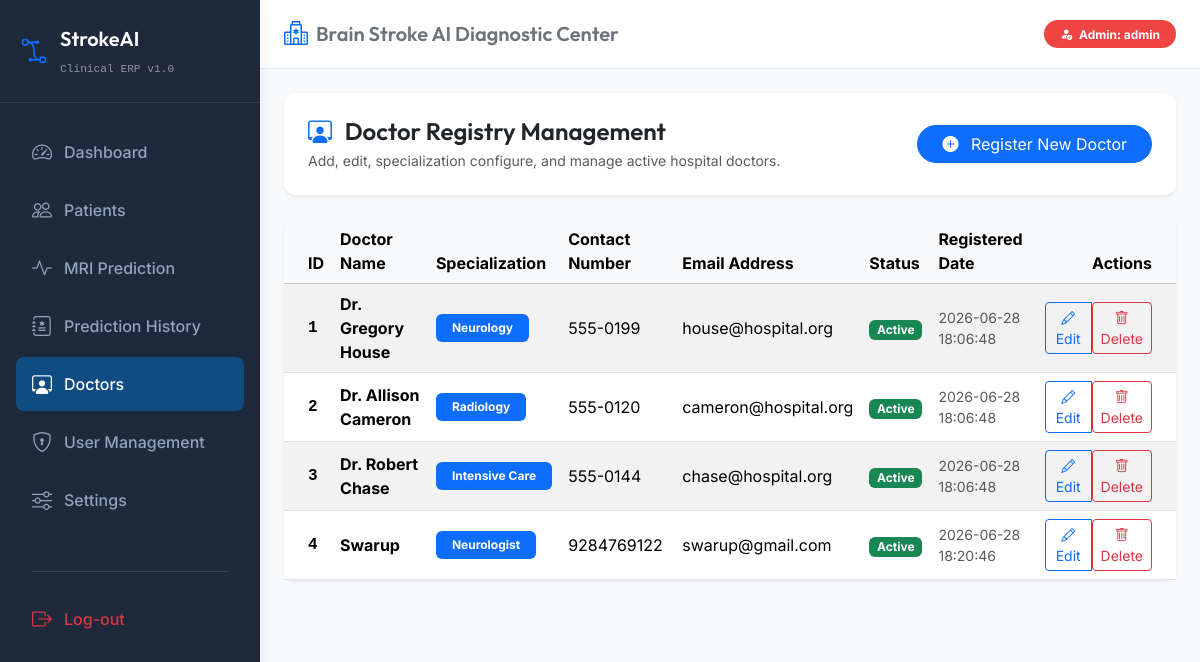
/doctors (signed in), run on the app's committed database.
### tables this page shows
CREATE TABLE doctors (
            id INTEGER PRIMARY KEY AUTOINCREMENT,
            name TEXT NOT NULL,
            specialization TEXT NOT NULL,
            contact TEXT,
            email TEXT,
            status TEXT NOT NULL DEFAULT 'Active',
            created_at TEXT NOT NULL
        );

### mainapp.py (the view)
@app.route("/doctors")
@admin_required
def doctors_panel():
    docs = get_doctors()
    return render_template('doctors.html', doctors=docs, active_page='doctors')

### database/db_manager.py (called while the page is built)
def get_db_connection():
    conn = sqlite3.connect(DB_PATH)
    conn.row_factory = sqlite3.Row
    return conn

def get_doctors():
    conn = get_db_connection()
    docs = conn.execute("SELECT * FROM doctors").fetchall()
    conn.close()
    return docs

### mainapp.py (called while the page is built)
def admin_required(f):
    from functools import wraps
    @wraps(f)
    def decorated_function(*args, **kwargs):
        if 'username' not in session or session.get('role') != 'Admin':
            flash('Error: Access denied. Administrator privilege required.', 'danger')
            return redirect(url_for('dashboard'))
        return f(*args, **kwargs)
    return decorated_function

### templates/doctors.html (shortened to what this page needs)
{% extends "base.html" %}
{% block content %}
<div class="card p-4 shadow-sm border-0 mb-4">
    <div class="d-flex flex-column flex-md-row justify-content-between align-items-md-center gap-3">
        <div>
            <h4 class="mb-1"><i class="bi bi-person-workspace text-primary me-2"></i> Doctor Registry Management</h4>
            <p class="text-muted small mb-0">Add, edit, specialization configure, and manage active hospital doctors.</p>
        </div>
        <div>
            <button class="btn btn-primary rounded-pill px-4" data-bs-toggle="modal" data-bs-target="#addDoctorModal">
                <i class="bi bi-plus-circle-fill me-2"></i> Register New Doctor
            </button>
        </div>
    </div>
</div>
<div class="card shadow-sm border-0">
    <div class="card-body p-0">
        <div class="table-responsive">
            <table class="table table-striped table-hover align-middle mb-0">
                <thead class="table-light">
                    <tr>
                        <th class="ps-4">ID</th>
                        <th>Doctor Name</th>
                        <th>Specialization</th>
                        <th>Contact Number</th>
                        <th>Email Address</th>
                        <th>Status</th>
                        <th>Registered Date</th>
                        <th class="pe-4 text-end">Actions</th>
                    </tr>
                </thead>
                <tbody>
                    {% if doctors %}
                        {% for doc in doctors %}
                        <tr>
                            <td class="ps-4 font-monospace fw-bold">{{ doc.id }}</td>
                            <td class="fw-bold">{{ doc.name }}</td>
                            <td><span class="badge bg-primary px-3 py-2">{{ doc.specialization }}</span></td>
                            <td>{{ doc.contact or 'N/A' }}</td>
                            <td>{{ doc.email or 'N/A' }}</td>
                            <td>
                                <span class="badge {% if doc.status == 'Active' %}bg-success{% else %}bg-warning{% endif %}">
                                    {{ doc.status }}
                                </span>
                            </td>
                            <td class="small text-muted">{{ doc.created_at }}</td>
                            <td class="pe-4 text-end">
                                <div class="btn-group">
                                    <button class="btn btn-sm btn-outline-primary"
                                            onclick="openEditDoctorModal(this)"
                                            data-id="{{ doc.id }}"
                                            data-name="{{ doc.name }}"
                                            data-spec="{{ doc.specialization }}"
                                            data-contact="{{ doc.contact or '' }}"
                                            data-email="{{ doc.email or '' }}"
                                            data-status="{{ doc.status }}">
                                        <i class="bi bi-pencil"></i> Edit
                                    </button>
                                    <form action="/doctors/delete/{{ doc.id }}" method="post" class="d-inline" onsubmit="return confirm('Are you sure you want to delete Doctor {{ doc.name }}? This will unassign patients.');">
                                        <button type="submit" class="btn btn-sm btn-outline-danger"><i class="bi bi-trash"></i> Delete</button>
                                    </form>
                                </div>
                            </td>
                        </tr>
                        {% endfor %}
                    {% else %}
                        <tr>
                            <td colspan="8" class="text-center text-muted py-5">No doctors registered in the system.</td>
                        </tr>
                    {% endif %}
                </tbody>
            </table>
        </div>
    </div>
</div>
{% endblock %}

### templates/base.html (style rules this page uses)
:root { --primary-blue: #0F4C81; --primary-light: #e8f0fe; --accent-green: #2E7D32; --accent-green-light: #e8f5e9; --dark-sidebar: #1E293B; --hover-sidebar: #334155; --body-bg: #F8FAFC; }
body { font-family: 'Inter', sans-serif; background-color: var(--body-bg); min-height: 100vh; overflow-x: hidden; }
h1, h2, h3, h4, h5, h6, .brand-title { font-family: 'Outfit', sans-serif; font-weight: 600; }
.card { border: none; border-radius: 12px; box-shadow: 0 4px 6px -1px rgba(0, 0, 0, 0.05), 0 2px 4px -1px rgba(0, 0, 0, 0.02); transition: transform 0.2s, box-shadow 0.2s; }

### data on the page
doctors: id "1", name "Dr. Gregory House", specialization "Neurology", contact "555-0199", email "house@hospital.org", status "Active", created_at "2026-06-28 18:06:48"
doctors: id "2", name "Dr. Allison Cameron", specialization "Radiology", contact "555-0120", email "cameron@hospital.org", status "Active", created_at "2026-06-28 18:06:48"
doctors: id "3", name "Dr. Robert Chase", specialization "Intensive Care", contact "555-0144", email "chase@hospital.org", status "Active", created_at "2026-06-28 18:06:48"
doctors: id "4", name "Swarup", specialization "Neurologist", contact "9284769122", email "swarup@gmail.com", status "Active", created_at "2026-06-28 18:20:46"

### other printed values
{{ session.get('role') }} "Admin"
{{ session.get('username') }} "admin"
